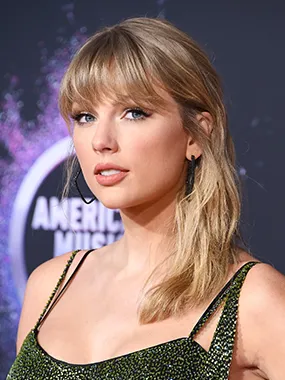
#> input picture test_images/taylor_swift.webp, 285 x 380 px
$ jupyter execute --allow-errors Singer_Classifier_Model.ipynb   (shell and % lines are left out)
#> lines starting #> are read from the running program, lines starting #| are printed output that depends on the picture; after the words box and inside, x2 and y2 are one past the last pixel; in counts of white or black regions, pixels touching at a corner belong together
[cell 1]
import numpy as np
import cv2
import matplotlib
from matplotlib import pyplot as plt

[cell 2]
img = cv2.imread('./test_images/taylor_swift.webp')
#> img is the input picture: shape (380, 285, 3); mean B, G, R 113.4, 114.8, 138.7
img.shape
#> Out = (380, 285, 3)

[cell 3]
plt.imshow(img)

[cell 4]
gray = cv2.cvtColor(img, cv2.COLOR_BGR2GRAY)
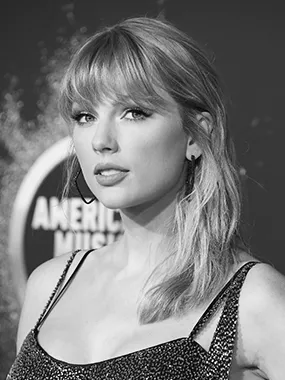
#> gray: shape (380, 285); min 0, max 255, mean 121.8
gray.shape
#> Out = (380, 285)

[cell 5]
gray

[cell 6]
plt.imshow(gray, cmap='gray')

[cell 7]
face_cascade = cv2.CascadeClassifier(cv2.data.haarcascades + 'haarcascade_frontalface_default.xml')
eye_cascade = cv2.CascadeClassifier(cv2.data.haarcascades + 'haarcascade_eye.xml')

faces = face_cascade.detectMultiScale(gray, 1.3, 5)
#> faces = ()
faces

#> (a cell that did not finish here is left out)

[cell 9]
img1 = cv2.imread('./test_images/charlie-puth-2015-billboard-650_0.webp')
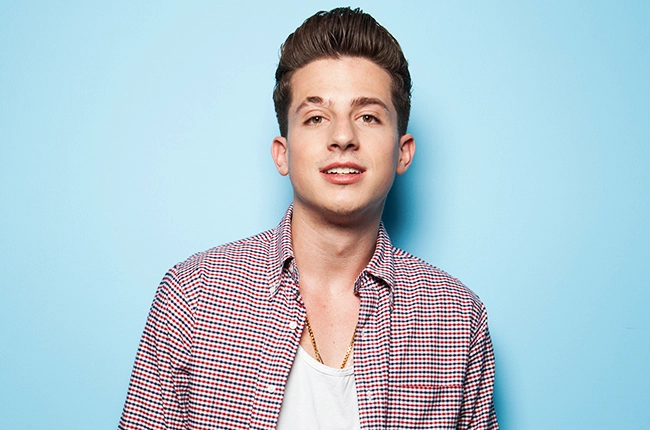
#> input picture test_images/charlie-puth-2015-billboard-650_0.webp, 650 x 430 px
#> img1 is the input picture: shape (430, 650, 3); mean B, G, R 208.7, 197.9, 176.9
img1.shape
#> Out = (430, 650, 3)

[cell 10]
plt.imshow(img1)

[cell 11]
gray1 = cv2.cvtColor(img1, cv2.COLOR_BGR2GRAY)
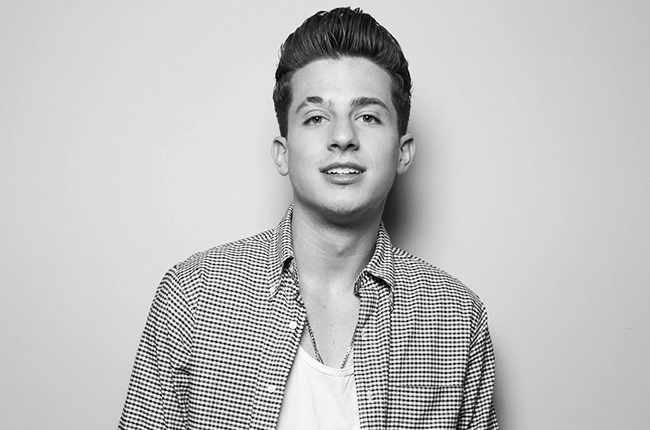
#> gray1: shape (430, 650); min 0, max 255, mean 192.8
gray1.shape
#> Out = (430, 650)

[cell 12]
gray1

[cell 13]
plt.imshow(gray1, cmap='gray')

[cell 14]
face_cascade = cv2.CascadeClassifier(cv2.data.haarcascades + 'haarcascade_frontalface_default.xml')
eye_cascade = cv2.CascadeClassifier(cv2.data.haarcascades + 'haarcascade_eye.xml')

faces = face_cascade.detectMultiScale(gray1, 1.3, 5)
#> faces = [[268, 57, 150, 150]]
faces
#> Out = [[268, 57, 150, 150]]

[cell 15]
(x,y,w,h) = faces[0]
#> x = 268; y = 57; w = 150; h = 150
x,y,w,h
#> Out = (268, 57, 150, 150)

[cell 16]
face_img = cv2.rectangle(img1,(x,y),(x+w,y+h),(255,0,0),2)
plt.imshow(face_img)

[cell 17]
cv2.destroyAllWindows()
for (x,y,w,h) in faces:
    face_img = cv2.rectangle(img1,(x,y),(x+w,y+h),(255,0,0),2)
    roi_gray = gray1[y:y+h, x:x+w]
    roi_color = face_img[y:y+h, x:x+w]
    eyes = eye_cascade.detectMultiScale(roi_gray)
    for (ex,ey,ew,eh) in eyes:
        cv2.rectangle(roi_color,(ex,ey),(ex+ew,ey+eh),(0,255,0),2)
#> this loop made 1 pass
#> (x, y, w, h, eyes) on pass 1: (268, 57, 150, 150, [[29, 45, 34, 34], [82, 44, 34, 34], [49, 88, 51, 51]])
#> pass 1, `roi_gray = gray1[y:y+h, x:x+w]`:
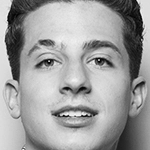
#> roi_gray: shape (150, 150); min 1, max 246, mean 158.3
#> pass 1, `roi_color = face_img[y:y+h, x:x+w]`:
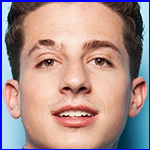
#> roi_color: shape (150, 150, 3); mean B, G, R 143.8, 145.1, 172.1
#> after the loop:
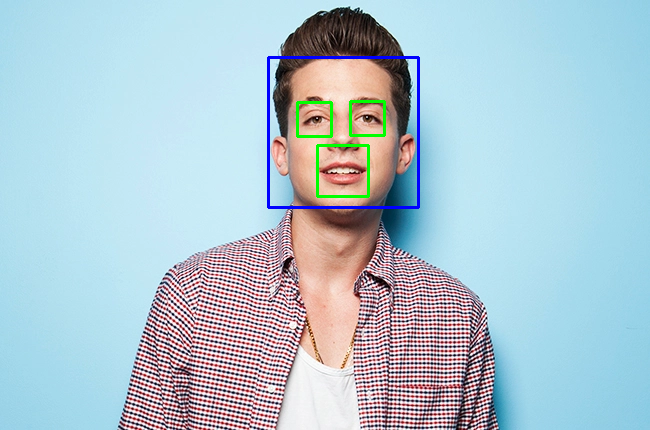
#> img1: shape (430, 650, 3); mean B, G, R 208.5, 197.4, 174.9
#> after the loop:
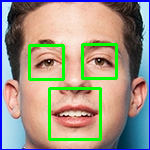
#> roi_color: shape (150, 150, 3); 6.29% of pixels changed, all inside (x1, y1, x2, y2) = (28, 43, 118, 141)


plt.figure()
plt.imshow(face_img, cmap='gray')
plt.show()

[cell 18]
plt.imshow(roi_color, cmap='gray')

[cell 19]
def get_cropped_image_if_2_eyes(image_path):
    img1 = cv2.imread(image_path)
    gray1 = cv2.cvtColor(img1, cv2.COLOR_BGR2GRAY)
    faces = face_cascade.detectMultiScale(gray1, 1.3, 5)
#> faces = [[268, 57, 150, 150]]
    for (x,y,w,h) in faces:
        roi_gray = gray1[y:y+h, x:x+w]
        roi_color = img1[y:y+h, x:x+w]
        eyes = eye_cascade.detectMultiScale(roi_gray)
        if len(eyes) >= 2:
            return roi_color
#> this loop made 1 pass
#> pass 1, in get_cropped_image_if_2_eyes, `roi_color = img1[y:y+h, x:x+w]`:
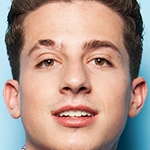
#> roi_color: shape (150, 150, 3); mean B, G, R 140.5, 151.7, 178.1

[cell 20]
original_image = cv2.imread('./test_images/charlie-puth-2015-billboard-650_0.webp')
plt.imshow(original_image)

[cell 21]
cropped_image = get_cropped_image_if_2_eyes('./test_images/charlie-puth-2015-billboard-650_0.webp')
plt.imshow(cropped_image)

#> (a cell that did not finish here is left out)

[cell 23]
path_to_data = "./dataset/"
path_to_cr_data = "./dataset/cropped/"

[cell 24]
import os
img_dirs = []
#> (the rest of this cell did not finish here and is left out)

[cell 25]
img_dirs

[cell 26]
import shutil
if os.path.exists(path_to_cr_data):
     shutil.rmtree(path_to_cr_data)
os.mkdir(path_to_cr_data)

[cell 27]
cropped_image_dirs = []
celebrity_file_names_dict = {}
for img_dir in img_dirs:
    count = 1
    celebrity_name = img_dir.split('/')[-1]
    celebrity_file_names_dict[celebrity_name] = []
    for entry in os.scandir(img_dir):
        roi_color = get_cropped_image_if_2_eyes(entry.path)
        if roi_color is not None:
            cropped_folder = path_to_cr_data + celebrity_name
            if not os.path.exists(cropped_folder):
                os.makedirs(cropped_folder)
                cropped_image_dirs.append(cropped_folder)
                print("Generating cropped images in folder: ",cropped_folder)
            cropped_file_name = celebrity_name + str(count) + ".png"
            cropped_file_path = cropped_folder + "/" + cropped_file_name
            cv2.imwrite(cropped_file_path, roi_color)
            celebrity_file_names_dict[celebrity_name].append(cropped_file_path)
            count += 1

[cell 28]
celebrity_file_names_dict = {}
for img_dir in cropped_image_dirs:
    celebrity_name = img_dir.split('/')[-1]
    file_list = []
    for entry in os.scandir(img_dir):
        file_list.append(entry.path)
    celebrity_file_names_dict[celebrity_name] = file_list
celebrity_file_names_dict

[cell 29]
class_dict = {}
count = 0
for celebrity_name in celebrity_file_names_dict.keys():
    class_dict[celebrity_name] = count
    count = count + 1
class_dict
